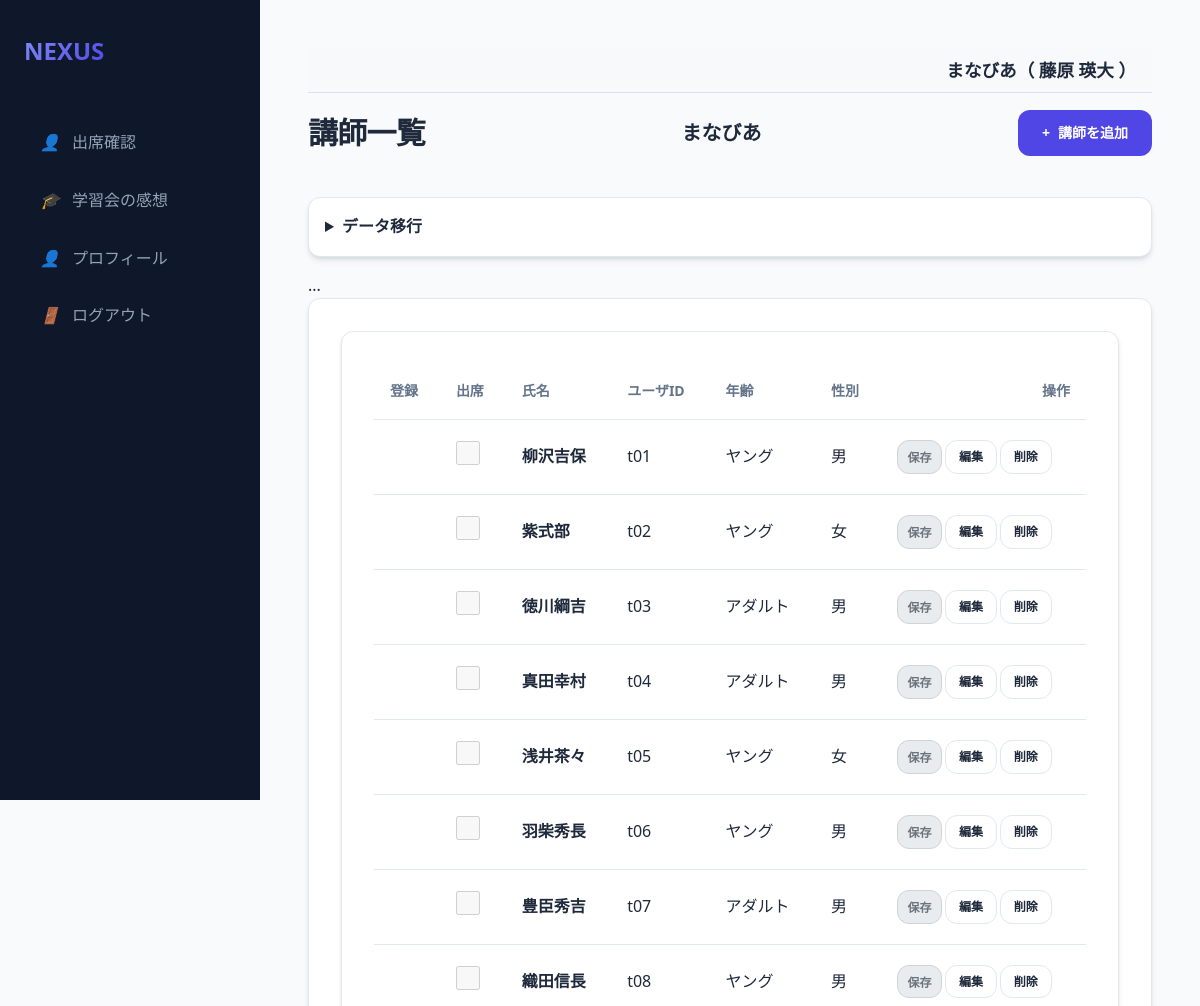
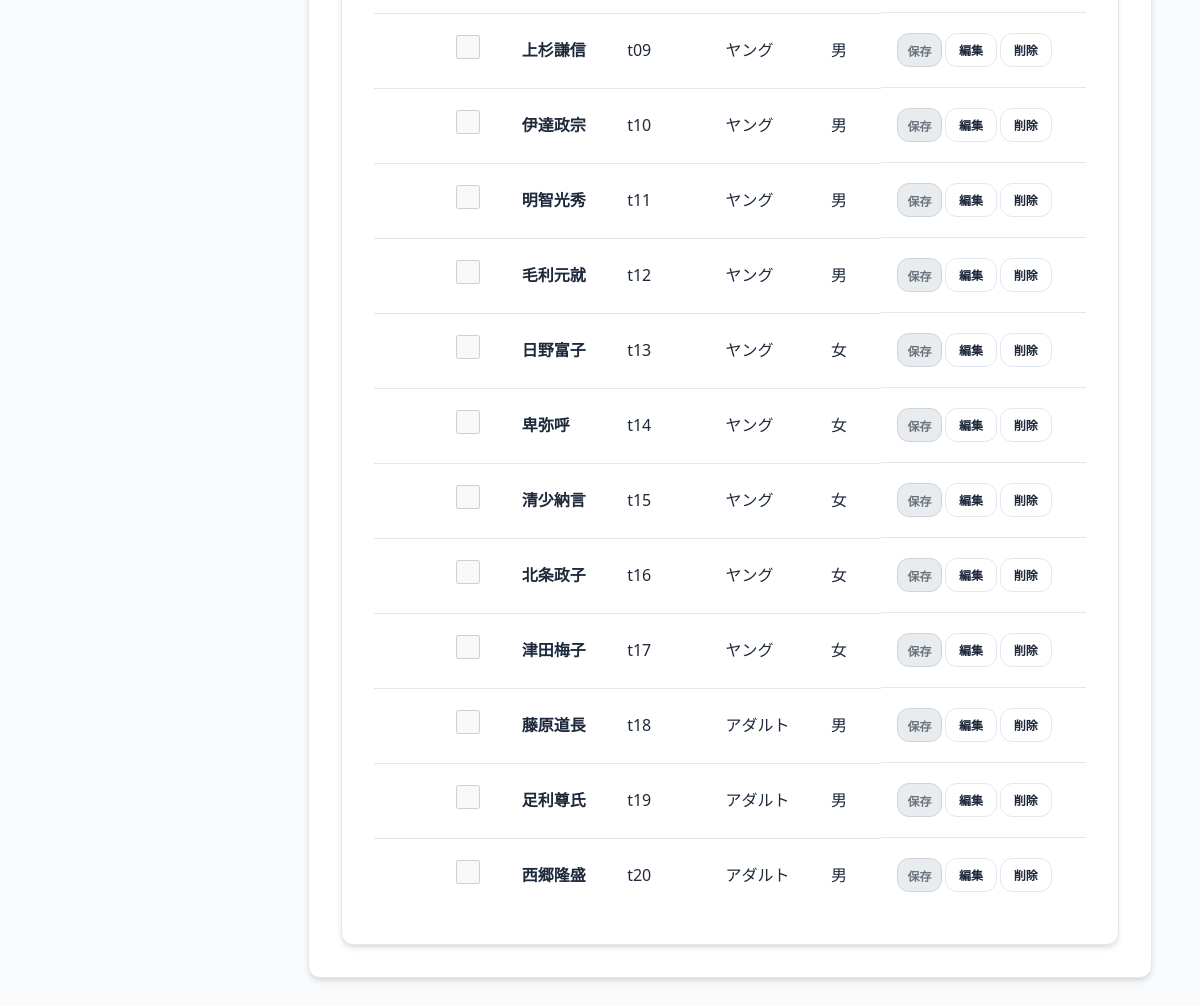
The app's page /teachers (signed in) with its own data (2 pictures, top to bottom).
### models.py (models this page shows, shortened)
class Organization(db.Model):
    id = db.Column(db.Integer, primary_key=True)
    name = db.Column(db.String(100), nullable=False)

class Student(db.Model):
    id = db.Column(db.Integer, primary_key=True)
    user_id = db.Column(db.Integer, db.ForeignKey('user.id'), nullable=True)
    user = db.relationship('User', back_populates='student_record')
    organization_id = db.Column(db.Integer, db.ForeignKey('organization.id'), nullable=False)
    organization = db.relationship('Organization')
    default_venue_id = db.Column(db.Integer, db.ForeignKey('venue.id'), nullable=True)
    default_venue = db.relationship('Venue')
    name = db.Column(db.String(50), nullable=False)
    grade = db.Column(db.String(20))
    gender = db.Column(db.String(10))
    subject1 = db.Column(db.String(20))
    subject2 = db.Column(db.String(20))
    pref_gender = db.Column(db.String(10))
    pref_age1020_priority = db.Column(db.Integer, default=2)
    pref_age3040_priority = db.Column(db.Integer, default=2)
    pref_age50_priority = db.Column(db.Integer, default=2)
    attend = db.Column(db.Boolean, default=False)

class User(db.Model):
    id = db.Column(db.Integer, primary_key=True)
    username = db.Column(db.String(50), unique=True, nullable=False)
    name = db.Column(db.String(50), nullable=True)
    password_hash = db.Column(db.String(128), nullable=False)
    is_admin = db.Column(db.Boolean, default=False)
    is_super_admin = db.Column(db.Boolean, default=False)
    is_org_admin = db.Column(db.Boolean, default=False)
    organization_id = db.Column(db.Integer, db.ForeignKey('organization.id'), nullable=True)
    organization = db.relationship('Organization', backref='users')
    teacher_record = db.relationship('Teacher', back_populates='user', uselist=False)
    student_record = db.relationship('Student', back_populates='user', uselist=False)

class Teacher(db.Model):
    id = db.Column(db.Integer, primary_key=True)
    user_id = db.Column(db.Integer, db.ForeignKey('user.id'), nullable=True)
    user = db.relationship('User', back_populates='teacher_record')
    organization_id = db.Column(db.Integer, db.ForeignKey('organization.id'), nullable=False)
    organization = db.relationship('Organization')
    default_venue_id = db.Column(db.Integer, db.ForeignKey('venue.id'), nullable=True)
    default_venue = db.relationship('Venue')
    name = db.Column(db.String(50), nullable=False)
    age = db.Column(db.String(20))
    gender = db.Column(db.String(10))
    math = db.Column(db.Integer)
    english = db.Column(db.Integer)
    japanese = db.Column(db.Integer)
    science = db.Column(db.Integer)
    social = db.Column(db.Integer)
    subject1 = db.Column(db.String(20), default='なし')
    subject2 = db.Column(db.String(20), default='なし')
    pref_gender = db.Column(db.String(10))
    pref_mid1_priority = db.Column(db.Integer, default=2)
    pref_mid2_priority = db.Column(db.Integer, default=2)
    pref_mid3_priority = db.Column(db.Integer, default=2)
    attend = db.Column(db.Boolean, default=False)

### app.py (the view, shortened to what this page needs)
@app.route('/teachers')
@login_required
@organization_required
def teachers():
    org_id = session['organization_id']
    event_id = session.get('selected_event_id')
    event_info = None
    all_teachers = Teacher.query.filter_by(organization_id=org_id).all()
    all_students = Student.query.filter_by(organization_id=org_id).all()
    venues = Venue.query.filter_by(organization_id=org_id).all()
    saved = request.args.get('saved', False)
    for t in all_teachers:
        t.attendance = None
    return render_template('teachers.html', teachers=all_teachers, event_info=None, venues=venues, saved=saved)

### app.py (called while the page is built)
def login_required(f):
    @wraps(f)
    def decorated_function(*args, **kwargs):
        if 'user_id' not in session:
            return redirect(url_for('login'))
        return f(*args, **kwargs)
    return decorated_function

def organization_required(f):
    @wraps(f)
    def decorated_function(*args, **kwargs):
        if 'user_id' not in session:
            return redirect(url_for('login'))
        user = User.query.get(session['user_id'])
        session['organization_id'] = user.organization_id
        session['org_name'] = user.organization.name
        return f(*args, **kwargs)
    return decorated_function

@app.context_processor
def inject_user():
    user = None
    if 'user_id' in session:
        user = User.query.get(session['user_id'])
    return dict(current_user=user)

### templates/teachers.html (shortened to what this page needs)
{% extends "base.html" %}
{% block content %}
{% set is_event_selected = (event_info is not none) %}
{% set is_event_completed = (event_info and event_info.status == '実施後') %}
{% set is_disabled_inputs = (not is_event_selected or is_event_completed) %}
{% set is_disabled = is_disabled_inputs %}
{% set is_disabled_button = (not is_event_selected) %}
<div class="header">
    <h1>講師一覧</h1>
    <h2 style="font-size: 1.25rem;">{{ current_user.organization.name if current_user.is_super_admin else session.get('org_name', '不明') }}</h2>
    <a href="/teacher/add" class="btn btn-primary">
        <span>+</span> 講師を追加
    </a>
</div>
{% if not event_info %}
<details style="margin-bottom: 1rem;">
    <summary class="card" style="cursor: pointer; padding: 1rem;">
        <h4 style="display: inline;">データ移行</h4>
    </summary>
</details>
{% endif %}
...
<div class="card">
<div class="card">
    <div class="table-container">
        <table>
            <thead>
                <tr>
                    <th>登録</th>
                    <th>出席</th>
                    <th>氏名</th>
                    <th>ユーザID</th>
                    <th>年齢</th>
                    <th>性別</th>
                    <th style="text-align: right;">操作</th>
                </tr>
            </thead>
            <tbody>
                {% for t in teachers %}
                <tr>
                    <td>
                        {% set att = t.attendance %}
                    </td>
                    <td>
                        <input type="checkbox" name="attend_{{t.id}}" value="true" {{ 'checked' if t.attendance and t.attendance.attend }}
                               style="width: 1.5rem; height: 1.5rem;"
                               class="{{ 'disabled-checkbox' if is_disabled or (event_info and event_info.publish_to == '生徒') }}"
                               onchange="toggleAttendance(this, '{{t.id}}')" {{ 'disabled' if is_disabled or (event_info and event_info.publish_to == '生徒') }}>
                    </td>
                    <td><strong>{{t.name}}</strong></td>
                    <td>{{t.user.username if t.user else '-'}}</td>
                    <td>{{t.age}}</td>
                    <td>{{t.gender}}</td>
                    <td style="text-align: right; display: flex; gap: 0.2rem;">
                        <button type="button" class="btn btn-primary" style="padding: 0.4rem 0.6rem; font-size: 0.75rem;" onclick="submitAttendance('{{t.id}}')" {{ 'disabled' if is_disabled or (event_info and event_info.publish_to == '生徒') }}>保存</button>
                        <a href="/teacher/edit/{{t.id}}" class="btn btn-outline" style="padding: 0.4rem 0.8rem; font-size: 0.75rem;">編集</a>
                        <a href="/teacher/delete/{{t.id}}" class="btn btn-outline btn-danger" style="padding: 0.4rem 0.8rem; font-size: 0.75rem;" onclick="return confirm('本当に削除しますか？')">削除</a>
                    </td>
                </tr>
                {% endfor %}
            </tbody>
        </table>
    </div>
</div>
</div>
{% endblock %}

### templates/base.html (shortened to what this page needs)
<!DOCTYPE html>
<html lang="ja">
<head>
    <link rel="stylesheet" href="{{ url_for('static', filename='style.css') }}">
</head>
<body>
<aside class="sidebar">
    <a href="/" class="logo">
        <span>NEXUS</span>
    </a>
    <nav class="nav-links">
        {% if current_user.is_admin %}
        <a href="/events" class="nav-item {{ 'active' if request.path == '/events' }}">
            <i>📋</i> イベント管理
        </a>
        <a href="/event/select" class="nav-item {{ 'active' if request.path == '/event/select' }}">
            <i>📅</i> イベント一覧
        </a>
        <a href="/venues" class="nav-item {{ 'active' if request.path == '/venues' }}">
            <i>📍</i> 会場一覧
        </a>
        <a href="/settings" class="nav-item {{ 'active' if request.path == '/settings' }}">
            <i>⚙️</i> デフォルト設定
        </a>
        <a href="/prohibited_matches" class="nav-item {{ 'active' if request.path == '/prohibited_matches' }}">
            <i>🚫</i> マッチング禁止
        </a>
        {% if session.get('selected_event_name', '')|trim == '学習会' and session.get('selected_event_status', '')|trim == '実施後' %}
        <a href="/evaluation/teacher" class="nav-item {{ 'active' if request.path == '/evaluation/teacher' }}">
            <i>🧑‍🏫</i> 講師による評価
        </a>
        <a href="/evaluation/student" class="nav-item {{ 'active' if request.path == '/evaluation/student' }}">
            <i>🎓</i> 生徒の感想
        </a>
        {% else %}
        <a href="/teachers" class="nav-item {{ 'active' if request.path == '/teachers' }}">
            <i>🧑‍🏫</i> 講師一覧
        </a>
        <a href="/students" class="nav-item {{ 'active' if request.path == '/students' }}">
            <i>🎓</i> 生徒一覧
        </a>
        {% if session.get('selected_event_name', '')|trim == '学習会' and session.get('selected_event_status', '')|trim == '実施' %}
        <a href="/matching/setup" class="nav-item {{ 'active' if request.path == '/matching/setup' }}">
            <i>🔄</i> マッチング実行
        </a>
        <a href="/result" class="nav-item {{ 'active' if request.path == '/result' }}">
            <i>📊</i> マッチング結果
        </a>
        <a href="/matching/adjustment" class="nav-item {{ 'active' if request.path == '/matching/adjustment' }}">
            <i>🛠️</i> マッチング調整
        </a>
        {% endif %}
        {% endif %}
        {% if current_user.is_super_admin %}
        <a href="/users" class="nav-item {{ 'active' if request.path == '/users' }}">
            <i>⚙️</i> 管理者一覧
        </a>
        <a href="/organizations" class="nav-item {{ 'active' if request.path == '/organizations' }}">
            <i>🏢</i> 組織一覧
        </a>
        {% endif %}
        {% elif current_user.student_record %}
        <a href="{{ url_for('student_dashboard') }}" class="nav-item {{ 'active' if request.path == '/student/dashboard' }}">
            <i>👤</i> 出席確認
        </a>
        <a href="{{ url_for('post_study_session') }}" class="nav-item {{ 'active' if request.path == '/post_study_session' }}">
            <i>🎓</i> 学習会の感想
        </a>
        <a href="{{ url_for('student_edit', id=current_user.student_record.id) }}" class="nav-item {{ 'active' if request.path == url_for('student_edit', id=current_user.student_record.id) }}">
            <i>👤</i> プロフィール
        </a>
        {% endif %}
        <a href="{{ url_for('logout') }}" class="nav-item">
            <i>🚪</i> ログアウト
        </a>
    </nav>
</aside>
<main class="main-content">
    {% if current_user %}
    <div style="background-color: #f8f9fa; padding: 0.5rem 1rem; margin-bottom: 1rem; border-bottom: 1px solid #dee2e6; text-align: right; font-size: 1.1rem; font-weight: bold;">
        {{ current_user.organization.name if current_user.organization else '組織なし' }}（
        {% if current_user.name %}
            {{ current_user.name }}
        {% elif current_user.teacher_record %}
            {{ current_user.teacher_record.name }}
        {% elif current_user.student_record %}
            {{ current_user.student_record.name }}
        {% else %}
            {{ current_user.username }}
        {% endif %}
        ）
    </div>
    {% endif %}
    {% block content %}{% endblock %}
</main>
</body>
</html>

### static/style.css (style rules this page uses)
:root { --primary: #4f46e5; --primary-hover: #4338ca; --bg-main: #f8fafc; --bg-card: #ffffff; --text-main: #1e293b; --text-muted: #64748b; --border: #e2e8f0; --shadow: 0 4px 6px -1px rgb(0 0 0 / 0.1), 0 2px 4px -2px rgb(0 0 0 / 0.1); --radius: 0.75rem; --sidebar-w: 260px; }
* { margin: 0; padding: 0; box-sizing: border-box; }
body { font-family: "Segoe UI", "Hiragino Kaku Gothic ProN", "Hiragino Sans", "Meiryo", sans-serif; background-color: var(--bg-main); color: var(--text-main); line-height: 1.6; display: flex; min-height: 100vh; }
.sidebar { width: var(--sidebar-w); background-color: #0f172a; color: white; padding: 2rem 1.5rem; display: flex; flex-direction: column; position: fixed; height: 100vh; transition: all 0.3s ease; }
.logo { font-size: 1.5rem; font-weight: 800; margin-bottom: 3rem; display: flex; align-items: center; gap: 0.75rem; color: #f8fafc; text-decoration: none; }
.logo span { background: linear-gradient(135deg, #818cf8, #4f46e5); -webkit-background-clip: text; -webkit-text-fill-color: transparent; }
.nav-links { display: flex; flex-direction: column; gap: 0.5rem; }
.nav-item { padding: 0.75rem 1rem; color: #94a3b8; text-decoration: none; border-radius: var(--radius); display: flex; align-items: center; gap: 0.75rem; transition: all 0.2s; }
.main-content { margin-left: var(--sidebar-w); flex: 1; padding: 3rem; max-width: 1200px; }
.header { display: flex; justify-content: space-between; align-items: center; margin-bottom: 2.5rem; }
h1 { font-size: 1.875rem; font-weight: 700; letter-spacing: -0.025em; }
.card { background: var(--bg-card); border: 1px solid var(--border); border-radius: var(--radius); padding: 2rem; box-shadow: var(--shadow); }
.table-container { overflow-x: auto; }
table { width: 100%; border-collapse: collapse; text-align: left; }
th { padding: 1rem; border-bottom: 1px solid var(--border); font-size: 0.875rem; text-transform: uppercase; color: var(--text-muted); font-weight: 600; }
td { padding: 1.25rem 1rem; border-bottom: 1px solid var(--border); }
tr:last-child td { border-bottom: none; }
input, select, textarea { width: 100%; padding: 0.75rem 1rem; border: 1px solid var(--border); border-radius: var(--radius); font-size: 1rem; transition: border-color 0.2s; background-color: #fff; }
.btn { display: inline-flex; align-items: center; justify-content: center; padding: 0.75rem 1.5rem; font-size: 0.875rem; font-weight: 600; border-radius: var(--radius); cursor: pointer; transition: all 0.2s; text-decoration: none; border: none; gap: 0.5rem; }
.btn-primary { background-color: var(--primary); color: white; }
.btn-danger { background-color: #ef4444; color: white; }
.btn-outline { background-color: transparent; border: 1px solid var(--border); color: var(--text-main); }

### templates/teachers.html (style rules this page uses)
select:disabled, input[type="checkbox"]:disabled, button:disabled, .disabled-checkbox { background-color: #e9ecef; color: #6c757d; border: 1px solid #ced4da; }

### records on screen
Organization: organization "まなびあ"
Student: student_record.name "藤原 瑛大"
User: organization "まなびあ"
Teacher: name "柳沢吉保", user "t01", age "ヤング", gender "男"
Teacher: name "紫式部", user "t02", age "ヤング", gender "女"
Teacher: name "徳川綱吉", user "t03", age "アダルト", gender "男"
Teacher: name "真田幸村", user "t04", age "アダルト", gender "男"
Teacher: name "浅井茶々", user "t05", age "ヤング", gender "女"
Teacher: name "羽柴秀長", user "t06", age "ヤング", gender "男"
Teacher: name "豊臣秀吉", user "t07", age "アダルト", gender "男"
Teacher: name "織田信長", user "t08", age "ヤング", gender "男"
Teacher: name "上杉謙信", user "t09", age "ヤング", gender "男"
Teacher: name "伊達政宗", user "t10", age "ヤング", gender "男"
Teacher: name "明智光秀", user "t11", age "ヤング", gender "男"
Teacher: name "毛利元就", user "t12", age "ヤング", gender "男"
Teacher: name "日野富子", user "t13", age "ヤング", gender "女"
Teacher: name "卑弥呼", user "t14", age "ヤング", gender "女"
Teacher: name "清少納言", user "t15", age "ヤング", gender "女"
Teacher: name "北条政子", user "t16", age "ヤング", gender "女"
Teacher: name "津田梅子", user "t17", age "ヤング", gender "女"
Teacher: name "藤原道長", user "t18", age "アダルト", gender "男"
Teacher: name "足利尊氏", user "t19", age "アダルト", gender "男"
Teacher: name "西郷隆盛", user "t20", age "アダルト", gender "男"
